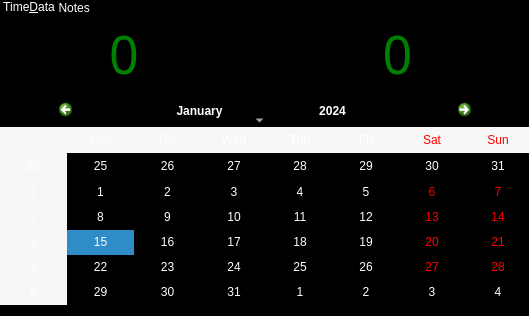
<?xml version="1.0" encoding="UTF-8"?>
<ui version="4.0">
 <class>MainWindow</class>
 <widget class="QMainWindow" name="MainWindow">
  <property name="geometry">
   <rect>
    <x>0</x>
    <y>0</y>
    <width>529</width>
    <height>316</height>
   </rect>
  </property>
  <property name="maximumSize">
   <size>
    <width>529</width>
    <height>316</height>
   </size>
  </property>
  <property name="windowTitle">
   <string/>
  </property>
  <property name="styleSheet">
   <string notr="true">background-color: rgb(0, 0, 0);
border-bottom-color: rgb(0, 0, 0);
border-right-color: rgb(0, 0, 0);
border-top-color: rgb(0, 0, 0);
border-color: rgb(0, 0, 0);
color: rgb(255, 255, 255);</string>
  </property>
  <widget class="QWidget" name="centralwidget">
   <widget class="QTabWidget" name="TD">
    <property name="geometry">
     <rect>
      <x>0</x>
      <y>0</y>
      <width>541</width>
      <height>321</height>
     </rect>
    </property>
    <property name="styleSheet">
     <string notr="true">QTabWidget::tab-bar {
        left: 3px;
}

QTabBar::tab {
    border-top-left-radius: 1 px;
    border-top-right-radius: 1px;
}

QTabBar::tab:selected
{
	background-color: rgb(0, 0, 0);
	color: rgb(255, 255, 255);
}
QTabBar::tab:hover 
{
	background-color: rgb(42, 42, 42);
	color: white;
}
QTabBar::tab:!selected
{
	background-color: black;
	color: white;
}</string>
    </property>
    <property name="currentIndex">
     <number>0</number>
    </property>
    <widget class="QWidget" name="tab">
     <property name="styleSheet">
      <string notr="true"/>
     </property>
     <attribute name="title">
      <string>Time&amp;Data</string>
     </attribute>
     <widget class="QWidget" name="horizontalLayoutWidget">
      <property name="geometry">
       <rect>
        <x>-10</x>
        <y>0</y>
        <width>541</width>
        <height>80</height>
       </rect>
      </property>
      <layout class="QHBoxLayout" name="horizontalLayout">
       <item>
        <widget class="QLabel" name="label_2">
         <property name="font">
          <font>
           <family>Bahnschrift SemiBold Condensed</family>
           <pointsize>39</pointsize>
          </font>
         </property>
         <property name="styleSheet">
          <string notr="true">QLabel{
background-color:black;
color:green;
}</string>
         </property>
         <property name="text">
          <string>0</string>
         </property>
         <property name="alignment">
          <set>Qt::AlignmentFlag::AlignCenter</set>
         </property>
        </widget>
       </item>
       <item>
        <widget class="QLabel" name="label">
         <property name="font">
          <font>
           <family>Bahnschrift SemiBold Condensed</family>
           <pointsize>39</pointsize>
          </font>
         </property>
         <property name="styleSheet">
          <string notr="true">QLabel{
background-color:black;
color:green;
}</string>
         </property>
         <property name="text">
          <string>0</string>
         </property>
         <property name="alignment">
          <set>Qt::AlignmentFlag::AlignCenter</set>
         </property>
        </widget>
       </item>
      </layout>
     </widget>
     <widget class="QCalendarWidget" name="calendarWidget">
      <property name="geometry">
       <rect>
        <x>0</x>
        <y>80</y>
        <width>531</width>
        <height>211</height>
       </rect>
      </property>
      <property name="sizePolicy">
       <sizepolicy hsizetype="Fixed" vsizetype="Fixed">
        <horstretch>0</horstretch>
        <verstretch>0</verstretch>
       </sizepolicy>
      </property>
      <property name="styleSheet">
       <string notr="true">QCalendarWidget {
    background-color: black;
    color: white;
    font-family: Arial;
    font-size: 12px;
}

QCalendarWidget QHeaderView::section {
    background-color: black;
    color: white;
    padding: 5px;
    border: none;
}

QCalendarWidget QAbstractItemView {
    background-color: black;
    color: white;
}

QCalendarWidget QAbstractItemView::item {
    background-color: transparent;
    color: lightgray;
}

QCalendarWidget QAbstractItemView::item:selected {
    background-color: gray;
    color: black;
}

QCalendarWidget QToolButton {
    background-color: black;
    border: none;
    padding: 5px;
    color: white;
height: 20px; 
width: 130px;
}

QCalendarWidget QToolButton:hover {
    background-color: darkgray;
}

QCalendarWidget QToolButton:pressed {
    background-color: gray;
}


</string>
      </property>
     </widget>
    </widget>
    <widget class="QWidget" name="tab_2">
     <attribute name="title">
      <string> Notes</string>
     </attribute>
     <widget class="QLineEdit" name="lineEdit">
      <property name="geometry">
       <rect>
        <x>0</x>
        <y>250</y>
        <width>251</width>
        <height>51</height>
       </rect>
      </property>
      <property name="font">
       <font>
        <pointsize>16</pointsize>
       </font>
      </property>
      <property name="styleSheet">
       <string notr="true">QLineEdit{
	background-color: rgb(0, 0, 0);
	color: rgb(28, 34, 167);
}</string>
      </property>
      <property name="text">
       <string/>
      </property>
     </widget>
     <widget class="QWidget" name="horizontalLayoutWidget_2">
      <property name="geometry">
       <rect>
        <x>250</x>
        <y>250</y>
        <width>281</width>
        <height>51</height>
       </rect>
      </property>
      <layout class="QHBoxLayout" name="horizontalLayout_2">
       <item>
        <widget class="QPushButton" name="pushButton">
         <property name="maximumSize">
          <size>
           <width>86</width>
           <height>32</height>
          </size>
         </property>
         <property name="font">
          <font>
           <pointsize>11</pointsize>
          </font>
         </property>
         <property name="styleSheet">
          <string notr="true">QPushButton{
	background-color: black;
	color: rgb(209, 114, 70);
border: 3px solid rgb(255, 128, 0);
solid: rgb(209, 114, 70);
border-radius:15px
}</string>
         </property>
         <property name="text">
          <string>Удалить </string>
         </property>
        </widget>
       </item>
       <item>
        <widget class="QPushButton" name="pushButton_3">
         <property name="maximumSize">
          <size>
           <width>86</width>
           <height>32</height>
          </size>
         </property>
         <property name="font">
          <font>
           <pointsize>11</pointsize>
          </font>
         </property>
         <property name="styleSheet">
          <string notr="true">QPushButton{
	background-color: black;
	color: rgb(209, 114, 70);
border: 3px solid rgb(255, 128, 0);
solid: rgb(209, 114, 70);
border-radius:15px
}</string>
         </property>
         <property name="text">
          <string>Изменить</string>
         </property>
        </widget>
       </item>
       <item>
        <widget class="QPushButton" name="pushButton_2">
         <property name="maximumSize">
          <size>
           <width>86</width>
           <height>32</height>
          </size>
         </property>
         <property name="font">
          <font>
           <pointsize>11</pointsize>
          </font>
         </property>
         <property name="styleSheet">
          <string notr="true">QPushButton{
	background-color: black;
	color: rgb(209, 114, 70);
border: 3px solid rgb(255, 128, 0);
solid: rgb(209, 114, 70);
border-radius:15px
}</string>
         </property>
         <property name="text">
          <string>Очистить</string>
         </property>
        </widget>
       </item>
      </layout>
     </widget>
     <widget class="QPlainTextEdit" name="pte">
      <property name="geometry">
       <rect>
        <x>-1</x>
        <y>-1</y>
        <width>541</width>
        <height>251</height>
       </rect>
      </property>
      <property name="font">
       <font>
        <pointsize>14</pointsize>
       </font>
      </property>
      <property name="cursor" stdset="0">
       <cursorShape>ArrowCursor</cursorShape>
      </property>
      <property name="styleSheet">
       <string notr="true">QPlainTextEdit{
	background-color: rgb(0, 0, 0);
color:green;
}</string>
      </property>
      <property name="plainText">
       <string/>
      </property>
      <property name="textInteractionFlags">
       <set>Qt::TextInteractionFlag::TextSelectableByKeyboard|Qt::TextInteractionFlag::TextSelectableByMouse</set>
      </property>
     </widget>
    </widget>
   </widget>
  </widget>
 </widget>
 <resources/>
 <connections/>
</ui>
